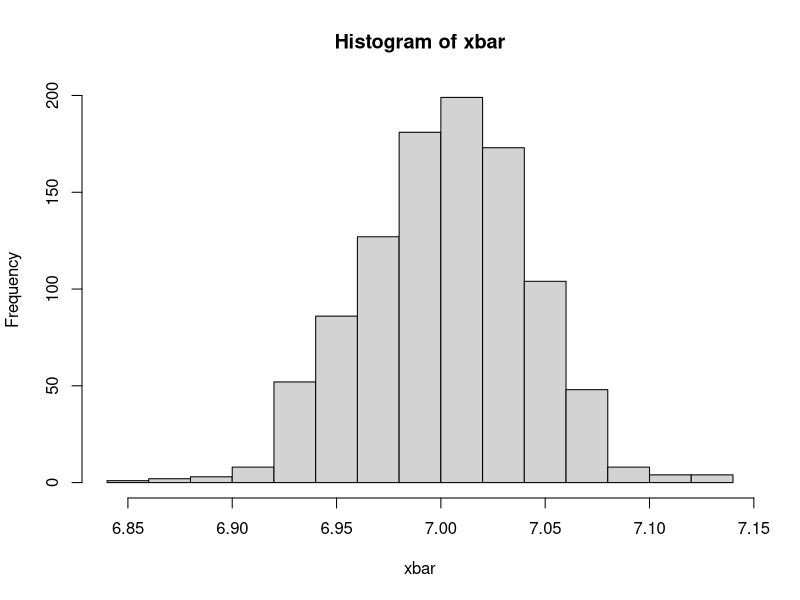
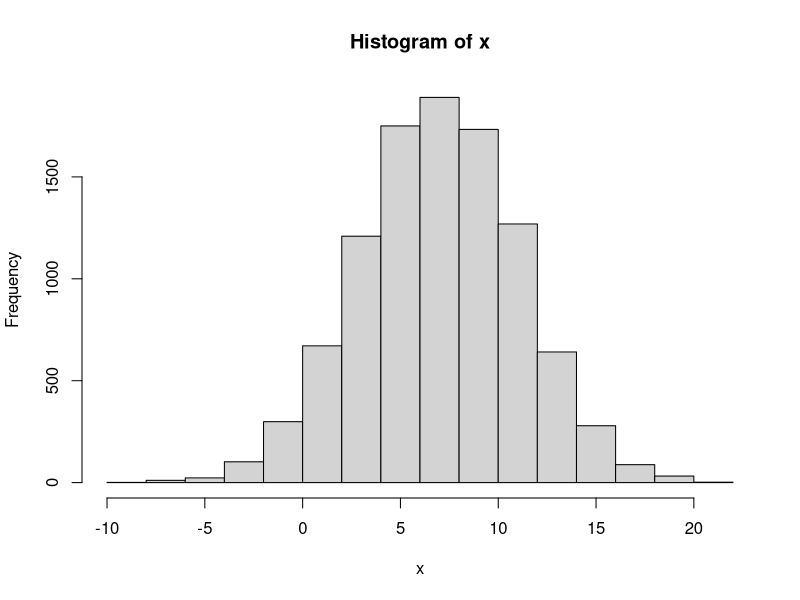

Recreate these plots in R, in order.
#Esantionare dintr-o populatie normala de medie m si dispersie sigma^2
m <- 7
sigma <- 4
xbar <- c()
for (i in 1:1000)
{
x <- rnorm(10^4,m,sigma)
xbar <-c(xbar,mean(x))
#dispersie <- var(x)
}
medie_xbar <- mean(xbar)
dispersie_xbar <- var(xbar)
hist(xbar)
hist(x)